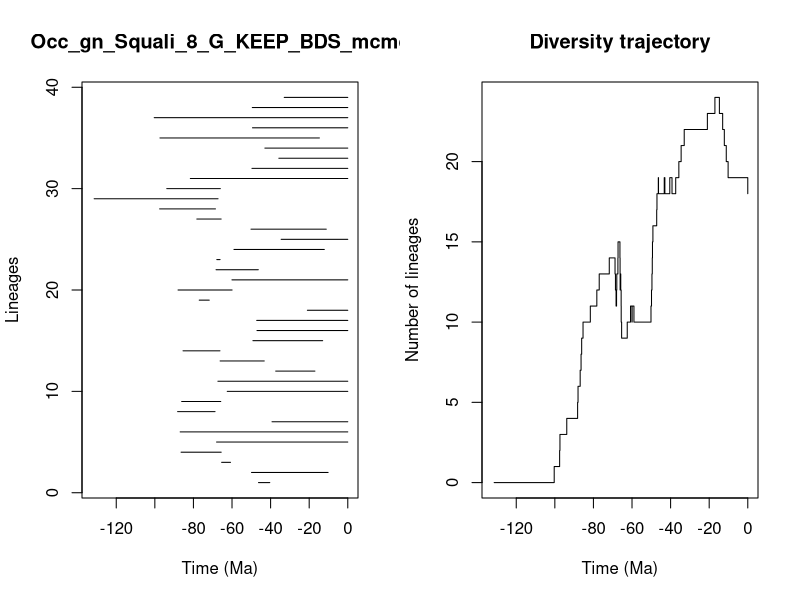

Write the R code that produced this figure.


pdf(file='../Results/Genus/5_MA_bins_EP/pyrate_mcmc_logs/Occ_gn_Squali_8_G_KEEP_BDS_mcmc_LTT.pdf',width=0.6*20, height=0.6*10)
title = "Occ_gn_Squali_8_G_KEEP_BDS_mcmc"
ts=c(46.27239931037878, 49.89644106849781,65.38350888003117,86.4070547012826,68.00787594412034,86.86766859066938,39.26739694082334,88.19443654411918,86.09206877118619,62.473580863303745,67.31174777793218,37.35485703142357,66.16218416021673,85.38321233812772,49.17111314048578,47.067930447630964,47.20553540663485,20.94040717539052,76.99689593686222,87.97591458500442,60.03338082323125,68.26671474704887,67.88685843136065,58.99961925779504,34.54215095988664,50.16501086760113,78.23501325732315,97.51627437763204,131.45148023806047,93.81733442132774,81.60918525685476,49.6659243414096,35.72559199555827,42.96708628234169,97.35006952595663,49.39258192925103,100.3283804140077,49.49759724310121,32.941156821061796)
te=c(40.42670613997506, 10.192469697489887,60.77547115077757,65.60701932033655,0.0,0.0,0.0,68.79894072717677,65.83136854216056,0.0,0.0,17.037261409745987,43.29456103206404,66.25538788053538,13.015348207451973,0.0,0.0,0.0,71.78742958178168,59.94214299016899,0.0,46.372873275326185,66.18236450383907,12.157155297677434,0.0,11.148769549059788,65.63186848797524,68.58249519785312,67.23879491466838,66.05383537736112,0.0,0.0,0.0,0.0,14.714201991761698,0.0,0.0,0.0,0.0)
div_traj=c(0, 1,2,3,4,5,6,7,8,9,10,11,12,13,14,13,12,11,12,13,14,15,14,13,12,13,12,11,10,9,10,11,10,11,10,11,12,13,14,15,16,17,18,19,18,19,18,19,18,19,20,21,22,23,24,23,22,21,20,19,18)
time_events=c(131.45148023806047, 100.3283804140077,97.51627437763204,97.35006952595663,93.81733442132774,88.19443654411918,87.97591458500442,86.86766859066938,86.4070547012826,86.09206877118619,85.38321233812772,81.60918525685476,78.23501325732315,76.99689593686222,71.78742958178168,68.79894072717677,68.58249519785312,68.26671474704887,68.00787594412034,67.88685843136065,67.31174777793218,67.23879491466838,66.25538788053538,66.18236450383907,66.16218416021673,66.05383537736112,65.83136854216056,65.63186848797524,65.60701932033655,65.38350888003117,62.473580863303745,60.77547115077757,60.03338082323125,59.94214299016899,58.99961925779504,50.16501086760113,49.89644106849781,49.6659243414096,49.49759724310121,49.39258192925103,49.17111314048578,47.20553540663485,47.067930447630964,46.372873275326185,46.27239931037878,43.29456103206404,42.96708628234169,40.42670613997506,39.26739694082334,37.35485703142357,35.72559199555827,34.54215095988664,32.941156821061796,20.94040717539052,17.037261409745987,14.714201991761698,13.015348207451973,12.157155297677434,11.148769549059788,10.192469697489887,0.0)
                par(mfrow=c(1,2))
                L = length(ts)
                plot(ts, 1:L , xlim=c(-max(ts)-1,0), pch=20, type="n", main=title,xlab="Time (Ma)",ylab="Lineages")
                for (i in 1:L){segments(x0=-te[i],y0=i,x1=-ts[i],y1=i)}    
                t = -time_events
                plot(div_traj ~ t,type="s", main = "Diversity trajectory",xlab="Time (Ma)",ylab="Number of lineages",xlim=c(-max(ts)-1,0))
                abline(v=c(65,200,251,367,445),lty=2,col="gray")
                